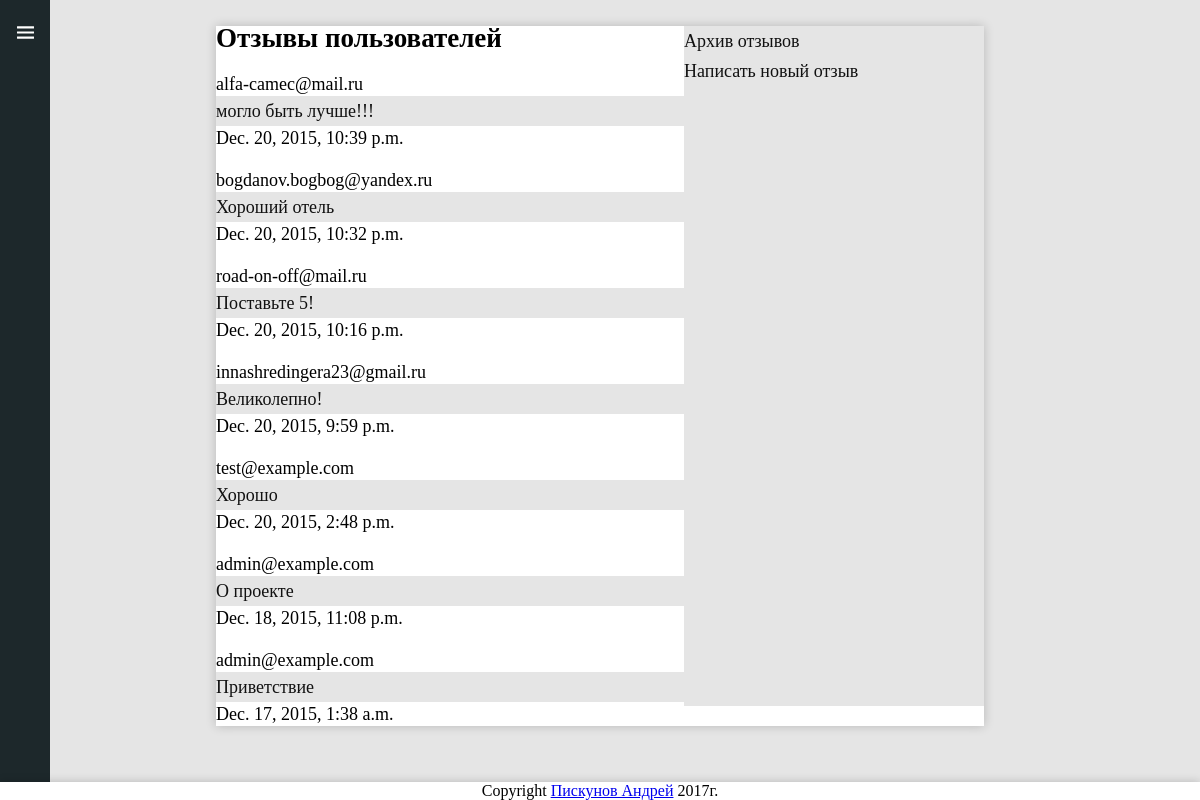
The app's page /comments/ (signed in) with its own data.
### comments/models.py (models this page shows, shortened)
class Comment (models.Model):
    user = models.ForeignKey(
        settings.AUTH_USER_MODEL
        )
    title=models.CharField(
        'Заголовок',
        max_length=140
        )
    comment = models.CharField(
        'Отзыв',
        max_length=1000
        )
    date = models.DateTimeField(
        'Дата публикации',
        auto_now_add=True
        )
    class Meta:
        verbose_name = 'Комментарий'
        verbose_name_plural = 'Комментарии'

### mypage/models.py (models this page shows, shortened)
class MpUser (AbstractBaseUser, PermissionsMixin):
    email=models.EmailField(
        'Электронная почта',
        max_length=255,
        unique=True,
        db_index=True
        )
    company = models.ForeignKey(
        Company,
        blank=True,
        null=True,
        on_delete=models.SET_NULL
        )
    country = models.CharField(
        'Страна',
        blank=True,
        null=True,
        max_length=50
        )
    city = models.CharField(
        'Город',
        blank=True,
        null=True,
        max_length=50
        )
    total_money = models.IntegerField(
        'Баланс',
        blank=True,
        null=True
        )
    firstname = models.CharField(
        'Имя',
        max_length=40,
        null=True,
        blank=True
    )
    lastname = models.CharField(
        'Фамилия',
        max_length=40,
        null=True,
        blank=True
    )
    middlename = models.CharField(
        'Отчество',
        max_length=40,
        null=True,
        blank=True
    )
    SEX_CHOICES = (
        ('male','male'),
        ('female','female')
        )
    sex=models.CharField(
        max_length=6,
        choices=SEX_CHOICES,
        blank=True
        )
    date_of_birth = models.DateField(
        'Дата рождения',
        null=True,
        blank=True
    )
    register_date = models.DateField(
        'Дата регистрации',
        auto_now_add=True
        )
    is_admin = models.BooleanField(
        'Суперпользователь',
        default=False
    )
    STAFF_CHOICES=(
        ('client','client'),
        ('manager','manager'),
        )
    staff=models.CharField(
        max_length=15,
        choices=STAFF_CHOICES,
        blank=True
        )
    def __str__(self):
        return self.email
    USERNAME_FIELD = 'email'
    REQUIRED_FIELDS = []
    objects = UserManager()
    class Meta:
        verbose_name = 'Пользователь'
        verbose_name_plural = 'Пользователи'

### comments/views.py (the view)
def CommentView(request):
    comment_list=Comment.objects.all().order_by('-date')
    context={
        'comment_list':comment_list,
        }
    return render(request,'comments/comment-list.html',context)

### comments/templates/comments/comment-list.html
﻿{% extends "comments/comment_base.html" %}
{% block content %}
<h1>Отзывы пользователей</h1>
{% for comment in comment_list %}
<p />{{ comment.user }}
<br /><a href="/comments/detail/{{ comment.id }}/">{{ comment.title }}</a>
{{ comment.date }}
{% endfor %}
{% endblock %}

### static/css/style.css (style rules this page uses)
.text h1 { margin-top:0px; margin-left: 0px; }
.content a { display: block; line-height: 30px; color:#111111; text-decoration: none; background:#e5e5e5; }
body { background:#e5e5e5; z-index:3; }

### records on screen
Comment: user "alfa-camec@mail.ru", title "могло быть лучше!!!", date "Dec. 20, 2015, 10:39 p.m."
Comment: user "bogdanov.bogbog@yandex.ru", title "Хороший отель", date "Dec. 20, 2015, 10:32 p.m."
Comment: user "road-on-off@mail.ru", title "Поставьте 5!", date "Dec. 20, 2015, 10:16 p.m."
Comment: user "innashredingera23@gmail.ru", title "Великолепно!", date "Dec. 20, 2015, 9:59 p.m."
Comment: user "test@example.com", title "Хорошо", date "Dec. 20, 2015, 2:48 p.m."
Comment: user "admin@example.com", title "О проекте", date "Dec. 18, 2015, 11:08 p.m."
Comment: user "admin@example.com", title "Приветствие", date "Dec. 17, 2015, 1:38 a.m."
